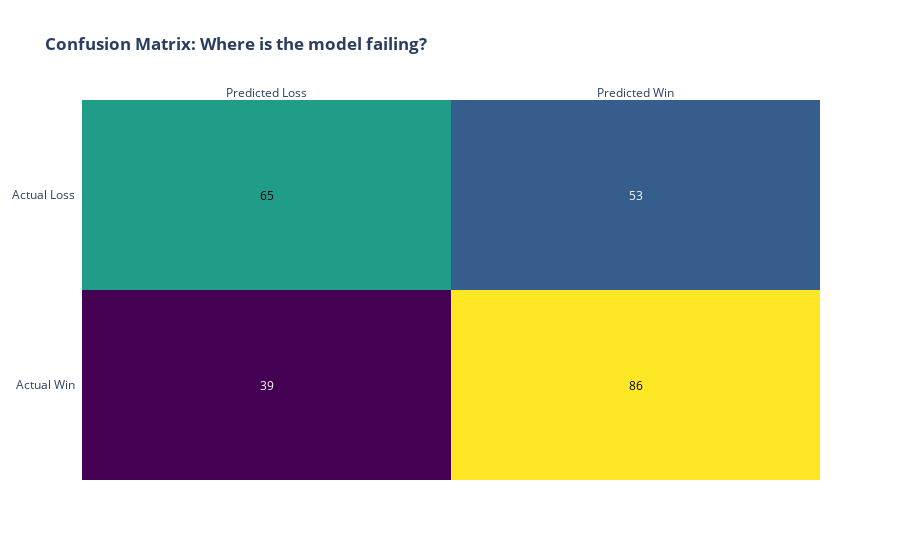

Notebook code for this chart:
### Code cell
import plotly.figure_factory as ff
from sklearn.metrics import confusion_matrix

# Calculate the matrix
cm = confusion_matrix(y_test, preds)

# Format for Plotly
z = cm[::-1] # Flip for heatmap display
x = ['Predicted Loss', 'Predicted Win']
y = ['Actual Win', 'Actual Loss']

# Create the heatmap
fig = ff.create_annotated_heatmap(z, x=x, y=y, colorscale='Viridis')
fig.update_layout(title_text='<b>Confusion Matrix: Where is the model failing?</b>')
fig.show()

### Figure 1 — Plotly figure (JSON) as saved in the notebook; plotly's stock layout.template omitted (floating-point values rounded to 4 significant figures)
{"data": [{"colorscale": [[0, "#440154"], [0.1111, "#482878"], [0.2222, "#3e4989"], [0.3333, "#31688e"], [0.4444, "#26828e"], [0.5556, "#1f9e89"], [0.6667, "#35b779"], [0.7778, "#6ece58"], [0.8889, "#b5de2b"], [1, "#fde725"]], "reversescale": false, "showscale": false, "type": "heatmap", "x": ["Predicted Loss", "Predicted Win"], "y": ["Actual Win", "Actual Loss"], "z": [[39, 86], [65, 53]]}], "layout": {"annotations": [{"font": {"color": "#FFFFFF"}, "showarrow": false, "text": "39", "x": "Predicted Loss", "xref": "x", "y": "Actual Win", "yref": "y"}, {"font": {"color": "#000000"}, "showarrow": false, "text": "86", "x": "Predicted Win", "xref": "x", "y": "Actual Win", "yref": "y"}, {"font": {"color": "#000000"}, "showarrow": false, "text": "65", "x": "Predicted Loss", "xref": "x", "y": "Actual Loss", "yref": "y"}, {"font": {"color": "#FFFFFF"}, "showarrow": false, "text": "53", "x": "Predicted Win", "xref": "x", "y": "Actual Loss", "yref": "y"}], "title": {"text": "<b>Confusion Matrix: Where is the model failing?</b>"}, "xaxis": {"dtick": 1, "gridcolor": "rgb(0, 0, 0)", "side": "top", "ticks": ""}, "yaxis": {"dtick": 1, "ticks": "", "ticksuffix": "  "}}}
